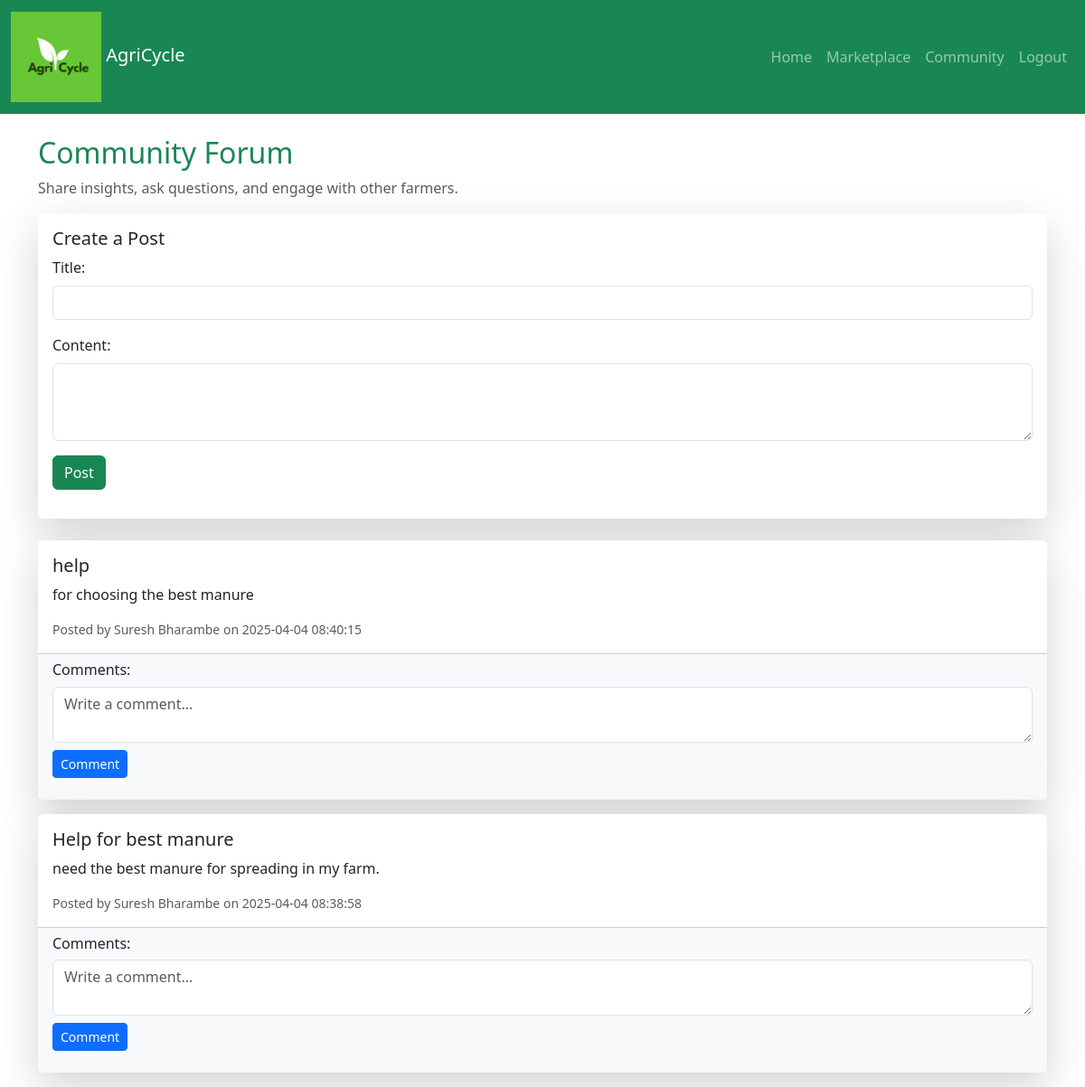
Page /community/community_forum.php (signed in) on the committed database.
### tables this page shows
CREATE TABLE `community_posts` (
  `id` int(11) NOT NULL,
  `farmer_id` int(11) NOT NULL,
  `title` varchar(255) NOT NULL,
  `content` text NOT NULL,
  `created_at` timestamp NOT NULL DEFAULT current_timestamp()
);

CREATE TABLE `users` (
  `id` int(11) NOT NULL,
  `name` varchar(100) NOT NULL,
  `email` varchar(100) NOT NULL,
  `password` varchar(255) NOT NULL,
  `role` enum('farmer','buyer','admin','insurance_agent') NOT NULL,
  `created_at` timestamp NOT NULL DEFAULT current_timestamp()
);

### community/community_forum.php (the view, shortened to what this page needs)
<?php
include '../config/db_connect.php';
include '../farmer/header.php';
$query = "SELECT p.id, p.title, p.content, p.created_at, u.name
          FROM community_posts p
          JOIN users u ON p.farmer_id = u.id
          ORDER BY p.created_at DESC";
$posts = mysqli_query($conn, $query);
?>
<!DOCTYPE html>
<html lang="en">
<head>
    <link href="https://cdn.jsdelivr.net/npm/bootstrap@5.3.0/dist/css/bootstrap.min.css" rel="stylesheet">
</head>
<body>
<div class="container mt-4">
    <h2 class="text-success">Community Forum</h2>
    <p class="text-muted">Share insights, ask questions, and engage with other farmers.</p>
    <div class="card shadow-lg border-0 mb-4">
        <div class="card-body">
            <h5 class="card-title">Create a Post</h5>
            <form method="post">
                <div class="mb-3">
                    <label for="title" class="form-label">Title:</label>
                    <input type="text" class="form-control" name="title" required>
                </div>
                <div class="mb-3">
                    <label for="content" class="form-label">Content:</label>
                    <textarea class="form-control" name="content" rows="3" required></textarea>
                </div>
                <button type="submit" name="post_submit" class="btn btn-success">Post</button>
            </form>
        </div>
    </div>
    <?php while ($post = mysqli_fetch_assoc($posts)) : ?>
        <div class="card shadow-lg border-0 mb-3">
            <div class="card-body">
                <h5 class="card-title"><?= htmlspecialchars($post['title']) ?></h5>
                <p class="card-text"><?= nl2br(htmlspecialchars($post['content'])) ?></p>
                <small class="text-muted">Posted by <?= htmlspecialchars($post['name']) ?> on <?= $post['created_at'] ?></small>
            </div>
            <div class="card-footer bg-light">
                <h6>Comments:</h6>
                <form method="post">
                    <div class="mb-2">
                        <textarea class="form-control" name="comment" rows="2" placeholder="Write a comment..." required></textarea>
                    </div>
                    <button type="submit" name="comment_submit" class="btn btn-sm btn-primary">Comment</button>
                </form>
            </div>
        </div>
    <?php endwhile; ?>
</div>
</body>
</html>

### rows in the picture
community_posts: title "help", content "for choosing the best manure", farmer.name "Suresh Bharambe", created_at "2025-04-04 08:40:15"
community_posts: title "Help for best manure", content "need the best manure for spreading in my farm.", farmer.name "Suresh Bharambe", created_at "2025-04-04 08:38:58"
